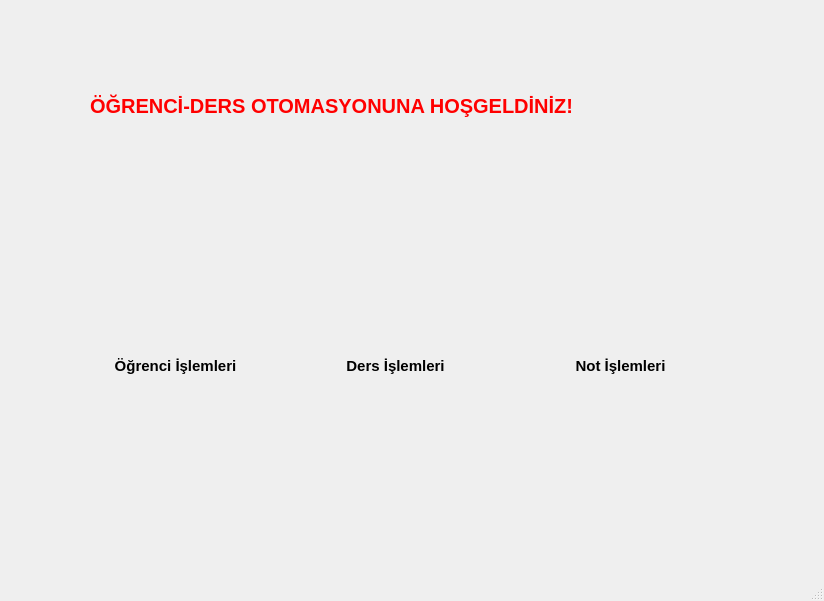
<?xml version="1.0" encoding="UTF-8"?>
<ui version="4.0">
 <class>MainWindow</class>
 <widget class="QMainWindow" name="MainWindow">
  <property name="geometry">
   <rect>
    <x>0</x>
    <y>0</y>
    <width>824</width>
    <height>601</height>
   </rect>
  </property>
  <property name="font">
   <font>
    <pointsize>10</pointsize>
   </font>
  </property>
  <property name="windowTitle">
   <string>MainWindow</string>
  </property>
  <widget class="QWidget" name="centralwidget">
   <widget class="QPushButton" name="btnOgrenciIslem">
    <property name="geometry">
     <rect>
      <x>80</x>
      <y>350</y>
      <width>191</width>
      <height>31</height>
     </rect>
    </property>
    <property name="palette">
     <palette>
      <active>
       <colorrole role="Button">
        <brush brushstyle="SolidPattern">
         <color alpha="255">
          <red>255</red>
          <green>255</green>
          <blue>255</blue>
         </color>
        </brush>
       </colorrole>
      </active>
      <inactive>
       <colorrole role="Button">
        <brush brushstyle="SolidPattern">
         <color alpha="255">
          <red>255</red>
          <green>255</green>
          <blue>255</blue>
         </color>
        </brush>
       </colorrole>
      </inactive>
      <disabled>
       <colorrole role="Button">
        <brush brushstyle="SolidPattern">
         <color alpha="255">
          <red>255</red>
          <green>255</green>
          <blue>255</blue>
         </color>
        </brush>
       </colorrole>
      </disabled>
     </palette>
    </property>
    <property name="font">
     <font>
      <pointsize>11</pointsize>
      <weight>75</weight>
      <bold>true</bold>
     </font>
    </property>
    <property name="text">
     <string>Öğrenci İşlemleri</string>
    </property>
    <property name="flat">
     <bool>true</bool>
    </property>
   </widget>
   <widget class="QLabel" name="label">
    <property name="geometry">
     <rect>
      <x>90</x>
      <y>210</y>
      <width>161</width>
      <height>131</height>
     </rect>
    </property>
    <property name="styleSheet">
     <string notr="true">border-image: url(:/resimler/images/ogr.jpg);</string>
    </property>
    <property name="text">
     <string/>
    </property>
   </widget>
   <widget class="QLabel" name="label_2">
    <property name="geometry">
     <rect>
      <x>320</x>
      <y>210</y>
      <width>151</width>
      <height>131</height>
     </rect>
    </property>
    <property name="styleSheet">
     <string notr="true">border-image: url(:/resimler/images/ders.jpg);</string>
    </property>
    <property name="text">
     <string/>
    </property>
   </widget>
   <widget class="QPushButton" name="btnDersIslem">
    <property name="geometry">
     <rect>
      <x>320</x>
      <y>350</y>
      <width>151</width>
      <height>31</height>
     </rect>
    </property>
    <property name="font">
     <font>
      <pointsize>11</pointsize>
      <weight>75</weight>
      <bold>true</bold>
     </font>
    </property>
    <property name="text">
     <string>Ders İşlemleri</string>
    </property>
    <property name="flat">
     <bool>true</bool>
    </property>
   </widget>
   <widget class="QLabel" name="label_3">
    <property name="geometry">
     <rect>
      <x>550</x>
      <y>210</y>
      <width>141</width>
      <height>131</height>
     </rect>
    </property>
    <property name="styleSheet">
     <string notr="true">border-image: url(:/resimler/images/notlar.jpg);</string>
    </property>
    <property name="text">
     <string/>
    </property>
   </widget>
   <widget class="QPushButton" name="btnNotIslem">
    <property name="geometry">
     <rect>
      <x>550</x>
      <y>350</y>
      <width>141</width>
      <height>31</height>
     </rect>
    </property>
    <property name="font">
     <font>
      <pointsize>11</pointsize>
      <weight>75</weight>
      <bold>true</bold>
     </font>
    </property>
    <property name="text">
     <string>Not İşlemleri</string>
    </property>
    <property name="flat">
     <bool>true</bool>
    </property>
   </widget>
   <widget class="QLabel" name="label_4">
    <property name="geometry">
     <rect>
      <x>90</x>
      <y>80</y>
      <width>631</width>
      <height>51</height>
     </rect>
    </property>
    <property name="palette">
     <palette>
      <active>
       <colorrole role="WindowText">
        <brush brushstyle="SolidPattern">
         <color alpha="255">
          <red>255</red>
          <green>0</green>
          <blue>0</blue>
         </color>
        </brush>
       </colorrole>
      </active>
      <inactive>
       <colorrole role="WindowText">
        <brush brushstyle="SolidPattern">
         <color alpha="255">
          <red>255</red>
          <green>0</green>
          <blue>0</blue>
         </color>
        </brush>
       </colorrole>
      </inactive>
      <disabled>
       <colorrole role="WindowText">
        <brush brushstyle="SolidPattern">
         <color alpha="255">
          <red>120</red>
          <green>120</green>
          <blue>120</blue>
         </color>
        </brush>
       </colorrole>
      </disabled>
     </palette>
    </property>
    <property name="font">
     <font>
      <pointsize>15</pointsize>
      <weight>75</weight>
      <bold>true</bold>
     </font>
    </property>
    <property name="text">
     <string>ÖĞRENCİ-DERS OTOMASYONUNA HOŞGELDİNİZ!</string>
    </property>
   </widget>
  </widget>
  <widget class="QMenuBar" name="menubar">
   <property name="geometry">
    <rect>
     <x>0</x>
     <y>0</y>
     <width>824</width>
     <height>29</height>
    </rect>
   </property>
  </widget>
  <widget class="QStatusBar" name="statusbar"/>
 </widget>
 <resources/>
 <connections/>
</ui>
